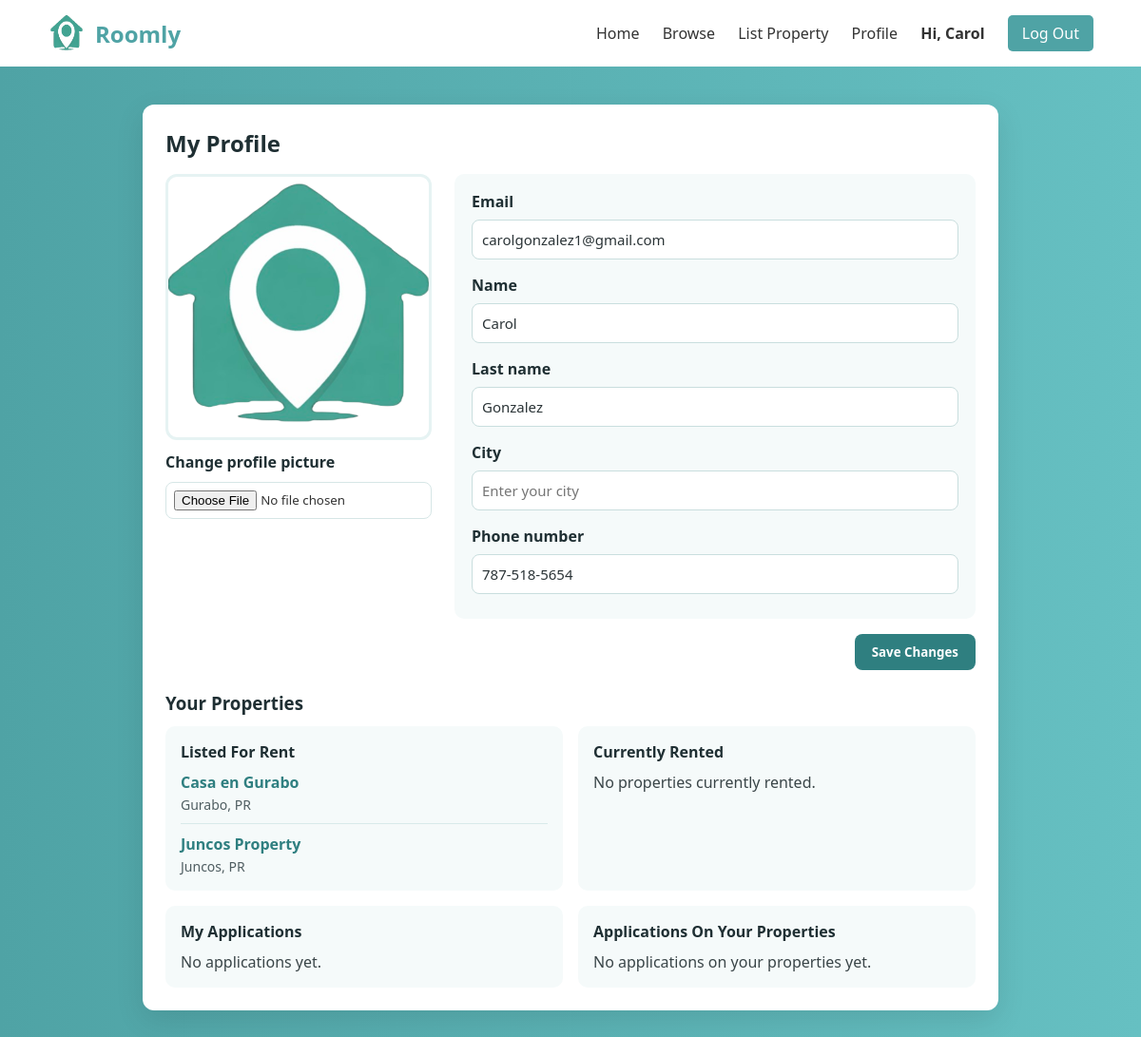
The app's page /profile (signed in) with its own data.
### website/models.py (models this page shows, shortened)
class Account(db.Model):
    __tablename__ = 'ACCOUNT'
    account_id_pk = db.Column(db.Integer, primary_key=True)
    email = db.Column(db.String(255), unique=True, nullable=False)
    hashed_password = db.Column(db.String(255), nullable=False)
    first_name = db.Column(db.String(255), nullable=False)
    last_name = db.Column(db.String(255), nullable=False)
    city = db.Column(db.String(255), nullable=True)
    phone_number = db.Column(db.String(20), nullable=True)
    profile_picture = db.Column(db.String(255), nullable=True)
    date_created = db.Column(db.DateTime, nullable=True)
    account_status = db.Column(db.String(20), nullable=False)
    account_type = db.Column(db.String(20), nullable=False, default='STUDENT')

class Property(db.Model):
    __tablename__ = 'PROPERTY'
    property_id_pk = db.Column(db.Integer, primary_key=True)
    title = db.Column(db.String(255), nullable=False)
    description = db.Column(db.Text, nullable=False)
    address = db.Column(db.String(255), nullable=False)
    city = db.Column(db.String(255), nullable=False)
    state = db.Column(db.String(255), nullable=False)
    country = db.Column(db.String(255), nullable=False)
    postal_code = db.Column(db.String(10), nullable=False)
    price_per_month = db.Column(db.Float, nullable=False)
    deposit_amount = db.Column(db.Float, nullable=False)
    number_of_bedrooms = db.Column(db.Integer, nullable=False)
    number_of_bathrooms = db.Column(db.Integer, nullable=False, default=1)
    sqr_ft = db.Column(db.Integer, nullable=False)
    amenities = db.Column(db.Text, nullable=True)
    availability_status = db.Column(db.Boolean, nullable=False)
    owner_id_fk = db.Column(db.Integer, nullable=False)
    university_id_fk = db.Column(db.Integer, nullable=True)
    images = db.relationship('PropertyImage', backref='property', lazy='select')
    amenity_links = db.relationship('PropertyAmenity', backref='property', lazy='select')
    reviews = db.relationship('PropertyReview', backref='property', lazy='select', cascade='all, delete-orphan')

### website/auth.py (the view, shortened to what this page needs)
@auth.route('/profile', methods=['GET', 'POST'])
def profile():
    account_id = session.get('account_id')
    if not account_id:
        flash('Please log in to view your profile.', 'error')
        return redirect(url_for('auth.login'))
    account = Account.query.filter_by(account_id_pk=account_id).first()
    if not account:
        session.clear()
        flash('Account not found. Please log in again.', 'error')
        return redirect(url_for('auth.login'))
    owner_profile = Owner.query.filter_by(account_id_fk=account.account_id_pk).first()
    owned_properties = []
    if owner_profile:
        owned_properties = (
            Property.query
            .filter_by(owner_id_fk=owner_profile.owner_id_pk)
            .order_by(Property.property_id_pk.desc())
            .all()
        )
    listed_properties = [property_row for property_row in owned_properties if property_row.availability_status]
    owner_applications = []
    if owner_profile:
        owned_property_ids = [property_row.property_id_pk for property_row in owned_properties]
        if owned_property_ids:
            owner_reservations = (
                Reservation.query
                .filter(Reservation.property_id_fk.in_(owned_property_ids))
                .order_by(Reservation.reserved_at.desc())
                .all()
            )
            for res in owner_reservations:
                prop = Property.query.get(res.property_id_fk)
                applicant = Account.query.get(res.account_id_fk)
                owner_applications.append({'property': prop, 'reservation': res, 'applicant': applicant})
    rented_properties = []
    approved_reservations = (
        Reservation.query
        .filter_by(account_id_fk=account.account_id_pk, status='approved')
        .order_by(Reservation.reserved_at.desc())
        .all()
    )
    for res in approved_reservations:
        prop = Property.query.get(res.property_id_fk)
        if prop:
            rented_properties.append(prop)
    reserved_properties = []
    user_reservations = Reservation.query.filter_by(account_id_fk=account.account_id_pk).order_by(Reservation.reserved_at.desc()).all()
    return render_template(
        'profile.html',
        account=account,
        listed_properties=listed_properties,
        rented_properties=rented_properties,
        reserved_properties=reserved_properties,
        owner_profile=owner_profile,
        owner_applications=owner_applications,
    )

### website/templates/profile.html (shortened to what this page needs)
<!DOCTYPE html>
<html lang="en">
<head>
    <link rel="stylesheet" href="{{ url_for('static', filename='styles.css') }}">
</head>
<body>
    <header>
        <a class="logoRoomly" href="{{ url_for('views.home') }}">
            <img src="{{ url_for('static', filename='logoRoomly.png') }}" alt="Roomly Icon" class="header-icon">
            Roomly
        </a>
        <nav>
            <a href="{{ url_for('views.home') }}">Home</a>
            <a href="{{ url_for('views.browse') }}">Browse</a>
            <a href="{{ url_for('views.list_property') }}">List Property</a>
            <a href="{{ url_for('auth.profile') }}">Profile</a>
            <span class="nav-user">Hi, {{ session.get('account_first_name') }}</span>
            <a href="{{ url_for('auth.logout') }}" class="signup-btn">Log Out</a>
        </nav>
    </header>
    <section class="profile-page">
        <div class="profile-card">
            <h2>My Profile</h2>
            <form method="POST" action="{{ url_for('auth.profile') }}" enctype="multipart/form-data" class="profile-edit-form">
                <div class="profile-content">
                    <div class="profile-image-block">
                        <img
                            src="{{ account.profile_picture if account.profile_picture else url_for('static', filename='logoRoomly.png') }}"
                            alt="Profile picture"
                            class="profile-picture"
                        >
                        <div class="profile-picture-form">
                            <label for="profile_picture">Change profile picture</label>
                            <input type="file" id="profile_picture" name="profile_picture" accept="image/*">
                        </div>
                    </div>
                    <div class="profile-details">
                        <label for="email">Email</label>
                        <input type="email" id="email" name="email" value="{{ account.email }}" required>
                        <label for="first_name">Name</label>
                        <input type="text" id="first_name" name="first_name" value="{{ account.first_name }}" required>
                        <label for="last_name">Last name</label>
                        <input type="text" id="last_name" name="last_name" value="{{ account.last_name }}" required>
                        <label for="city">City</label>
                        <input type="text" id="city" name="city" value="{{ account.city or '' }}" placeholder="Enter your city">
                        <label for="phone_number">Phone number</label>
                        <input type="tel" id="phone_number" name="phone_number" value="{{ account.phone_number or '' }}" placeholder="e.g. +1 555 555 5555">
                    </div>
                </div>
                <button type="submit" class="profile-save-btn">Save Changes</button>
            </form>
            <div class="profile-properties-section">
                <h3>Your Properties</h3>
                <div class="profile-properties-grid">
                    <div class="profile-properties-card">
                        <h4>Listed For Rent</h4>
                        {% if listed_properties %}
                            <ul class="profile-properties-list">
                                {% for property in listed_properties %}
                                    <li>
                                        <a href="{{ url_for('views.property_detail', property_id=property.property_id_pk) }}">{{ property.title }}</a>
                                        <span>{{ property.city }}, {{ property.state }}</span>
                                    </li>
                                {% endfor %}
                            </ul>
                        {% else %}
                            <p>No properties currently listed for rent.</p>
                        {% endif %}
                    </div>
                    <div class="profile-properties-card">
                        <h4>Currently Rented</h4>
                        {% if rented_properties %}
                            <ul class="profile-properties-list">
                                {% for property in rented_properties %}
                                    <li>
                                        <a href="{{ url_for('views.property_detail', property_id=property.property_id_pk) }}">{{ property.title }}</a>
                                        <span>{{ property.city }}, {{ property.state }}</span>
                                    </li>
                                {% endfor %}
                            </ul>
                        {% else %}
                            <p>No properties currently rented.</p>
                        {% endif %}
                    </div>
                    <div class="profile-properties-card">
                        <h4>My Applications</h4>
                        {% if reserved_properties %}
                            <ul class="profile-properties-list">
                                {% for item in reserved_properties %}
                                    {% set property = item.property %}
                                    {% set reservation = item.reservation %}
                                    <li>
                                        <a href="{{ url_for('views.property_detail', property_id=property.property_id_pk) }}">{{ property.title }}</a>
                                        <span>{{ property.city }}, {{ property.state }}</span>
                                        <span>Status: {{ reservation.status|title }}</span>
                                        {% if item.owner_account %}
                                            <span>Landlord: {{ item.owner_account.first_name }} {{ item.owner_account.last_name }}</span>
                                            <span>{{ item.owner_account.email }}</span>
                                            {% if item.owner_account.phone_number %}
                                                <span>{{ item.owner_account.phone_number }}</span>
                                            {% endif %}
                                        {% endif %}
                                        <form method="POST" action="{{ url_for('views.release_property', property_id=property.property_id_pk) }}" style="display:inline">
                                            <button type="submit" class="release-btn">Withdraw</button>
                                        </form>
                                    </li>
                                {% endfor %}
                            </ul>
                        {% else %}
                            <p>No applications yet.</p>
                        {% endif %}
                    </div>
                    {% if owner_profile %}
                    <div class="profile-properties-card">
                        <h4>Applications On Your Properties</h4>
                        {% if owner_applications %}
                            <ul class="profile-properties-list">
                                {% for item in owner_applications %}
                                    <li>
                                        <a href="{{ url_for('views.property_detail', property_id=item.property.property_id_pk) }}">{{ item.property.title }}</a>
                                        {% if item.applicant %}
                                            <span>{{ item.applicant.first_name }} {{ item.applicant.last_name }}</span>
                                        {% else %}
                                            <span>Applicant unavailable</span>
                                        {% endif %}
                                        <span>Status: {{ item.reservation.status|title }}</span>
                                    </li>
                                {% endfor %}
                            </ul>
                        {% else %}
                            <p>No applications on your properties yet.</p>
                        {% endif %}
                    </div>
                    {% endif %}
                </div>
            </div>
        </div>
    </section>
</body>
</html>

### website/static/styles.css (style rules this page uses)
* { margin: 0; padding: 0; box-sizing: border-box; font-family: 'Segoe UI', sans-serif; }
body { background-color: #f8f9fa; color: #333; }
header { display: flex; justify-content: space-between; align-items: center; padding: 15px 50px; background-color: white; box-shadow: 0 2px 5px rgba(0,0,0,0.05); }
.header-icon { height: 40px; width: 40px; margin-right: 10px; vertical-align: middle; }
.logoRoomly { display: flex; align-items: center; font-size: 24px; font-weight: 700; color: #4FA3A5; text-decoration: none; }
nav a { margin-left: 20px; text-decoration: none; color: #333; font-weight: 500; }
.nav-user { margin-left: 20px; color: #333; font-weight: 600; }
.signup-btn { background-color: #4FA3A5; color: white; padding: 8px 15px; border-radius: 5px; }
.profile-page { min-height: calc(100vh - 70px); background: linear-gradient(to right, #4FA3A5, #66c0c2); padding: 40px 20px; }
.profile-card { max-width: 900px; margin: 0 auto; background-color: white; border-radius: 12px; box-shadow: 0 10px 30px rgba(0, 0, 0, 0.1); padding: 24px; }
.profile-card h2 { margin-bottom: 16px; color: #1f2f33; }
.profile-content { display: grid; grid-template-columns: 280px 1fr; gap: 24px; align-items: start; }
.profile-edit-form { display: flex; flex-direction: column; gap: 16px; }
.profile-image-block { display: flex; flex-direction: column; gap: 12px; }
.profile-picture { width: 100%; max-width: 280px; aspect-ratio: 1 / 1; object-fit: cover; border-radius: 12px; border: 3px solid #e6f3f3; }
.profile-picture-form { display: flex; flex-direction: column; gap: 10px; }
.profile-picture-form label { color: #1f2f33; font-weight: 600; }
.profile-picture-form input[type="file"] { padding: 8px; border: 1px solid #d6e6e6; border-radius: 8px; background-color: #fff; }
.profile-details { background-color: #f5fafa; border-radius: 10px; padding: 18px; display: grid; grid-template-columns: 1fr; gap: 8px; }
.profile-details label { color: #1f2f33; font-weight: 600; }
.profile-details input { width: 100%; padding: 10px; border: 1px solid #c9dede; border-radius: 8px; color: #2b3437; font-size: 15px; margin-bottom: 8px; }
.profile-save-btn { align-self: flex-end; border: none; border-radius: 8px; background-color: #2f7f80; color: #fff; padding: 10px 18px; font-weight: 600; cursor: pointer; }
.profile-properties-section { margin-top: 22px; }
.profile-properties-section h3 { color: #1f2f33; margin-bottom: 12px; }
.profile-properties-grid { display: grid; grid-template-columns: repeat(2, minmax(260px, 1fr)); gap: 16px; }
.profile-properties-card { background-color: #f5fafa; border-radius: 10px; padding: 16px; }
.profile-properties-card h4 { color: #1f2f33; margin-bottom: 10px; }
.profile-properties-card p { color: #3a4548; }
.profile-properties-list { list-style: none; margin: 0; padding: 0; display: grid; gap: 10px; }
.profile-properties-list li { display: flex; flex-direction: column; gap: 3px; padding-bottom: 10px; border-bottom: 1px solid #d8eaea; }
.profile-properties-list li:last-child { border-bottom: none; padding-bottom: 0; }
.profile-properties-list a { color: #2f7f80; font-weight: 600; text-decoration: none; }
.profile-properties-list span { color: #4f5d61; font-size: 14px; }

### records on screen
Account: get "Carol", email "carolgonzalez1@gmail.com", first_name "Carol", last_name "Gonzalez", phone_number "787-518-5654"
Property: title "Casa en Gurabo", city "Gurabo", state "PR"
Property: title "Juncos Property", city "Juncos", state "PR"
